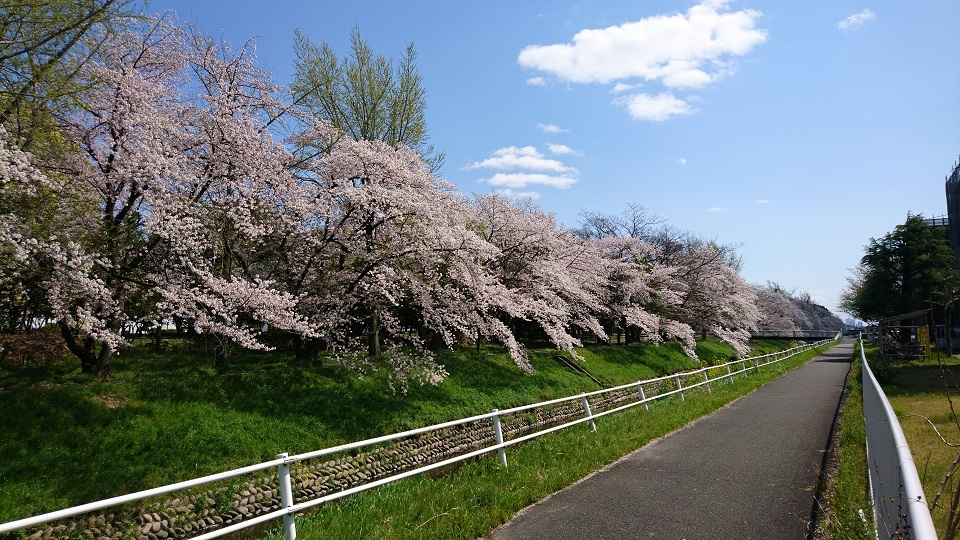
//> input picture week03/kadai01/sakura.jpg, 960 x 540 px
$ ./main   (built with g++ and OpenCV 4)
//> lines starting //> are read from the running program, lines starting //| are printed output that depends on the picture
#include <iostream>
#include <opencv2/opencv.hpp>
#define FILE_NAME "./sakura.jpg"
// ウィンドウ名
#define WINDOW_NAME_INPUT "input"
#define WINDOW_NAME_OUTPUT "output"
#define COLOR_NUM (256)  // 階調数
#define IMAX 255

int main(int argc, const char* argv[]) {
  // 入力画像の読み込み (グレースケール入力)
  cv::Mat src_img = cv::imread(FILE_NAME);
//> src_img is the input picture: 540 rows x 960 cols, CV_8UC3; mean B, G, R 116.5, 116.8, 107.5
  if (src_img.empty()) {  // 読み込み失敗の場合
    fprintf(stderr, "読み込み失敗\n");
    return (-1);
  }
  // 出力画像のメモリ確保
  cv::Mat gray_img = cv::Mat(src_img.size(), CV_8UC1);

  // グレースケール変換
  cv::cvtColor(src_img, gray_img, cv::COLOR_BGR2GRAY);
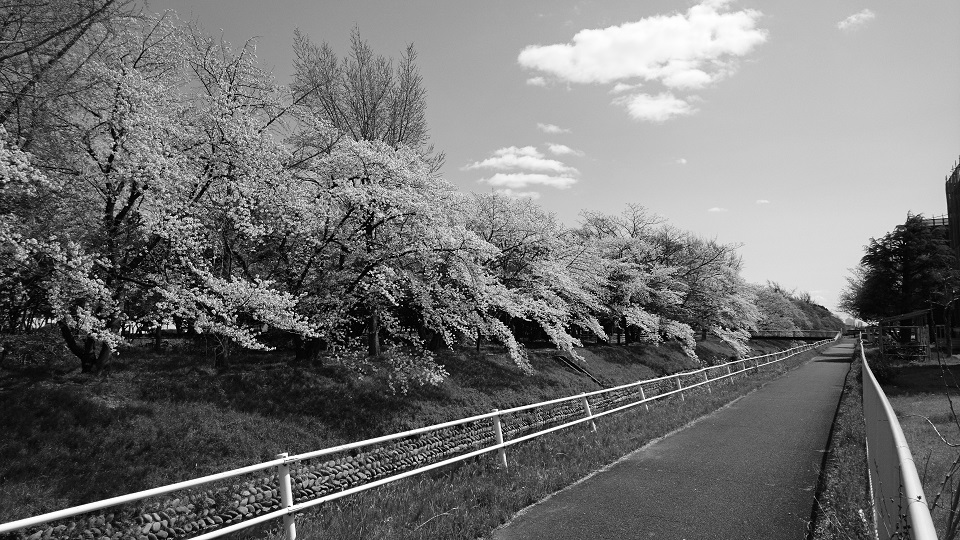
//> gray_img: 540 rows x 960 cols, CV_8UC1; min 0, max 255, mean 113.9

  uchar lut[COLOR_NUM];
  // ルックアップテーブルの生成 (4段階)
  for (int i = 0; i < COLOR_NUM; i++) {
    lut[i] = IMAX - i;
  }

  cv::Mat dst_img = cv::Mat(src_img.size(), CV_8UC1);
  // 濃淡反転
  for (int y = 0; y < dst_img.rows; y++) {
    for (int x = 0; x < dst_img.cols; x++) {
      uchar s = gray_img.at<uchar>(y, x);  // 画素値の取得
      // ルックアップテーブルによるポスタリゼーション
      dst_img.at<uchar>(y, x) = lut[s];
    }
  }
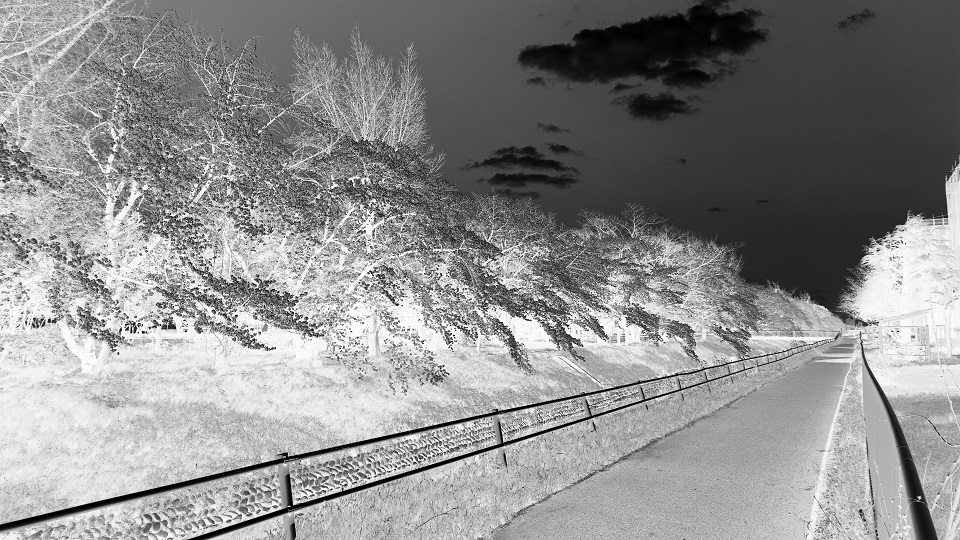
//> dst_img: 540 rows x 960 cols, CV_8UC1; min 0, max 255, mean 141.1

  cv::imshow(WINDOW_NAME_INPUT, src_img);   // 入力画像の表示
  cv::imshow(WINDOW_NAME_OUTPUT, dst_img);  // 出力画像の表示
  cv::imwrite("output.jpg", dst_img);       // 出力画像の保存
  cv::waitKey();                            // キー入力待ち (止める)

  return 0;
}
